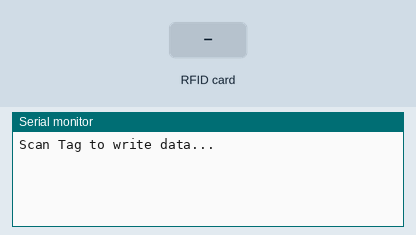
Simulated run of this sketch. Board: Arduino Uno, built with avr-gcc and run on an emulated ATmega328P. On the bench: the last lines printed to the serial monitor. Inputs (shaded band) come from the test bench.

Above: at 1.2 s.
1.3 s: RFID card 5E 7A 19 C4 held to the reader
At 1.42 s:
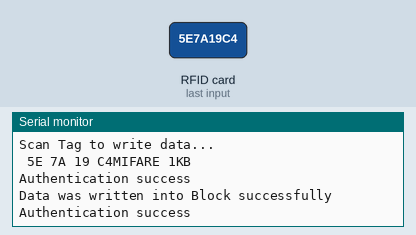
At 2.9 s:
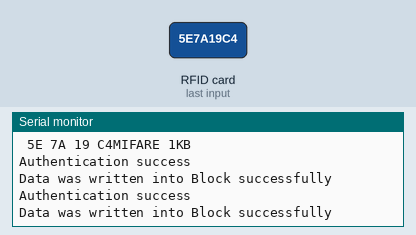

The sketch:

write.ino
```cpp
#include <SPI.h>
#include <MFRC522.h>

/*Using Hardware SPI of Arduino */
/*MOSI (11), MISO (12) and SCK (13) are fixed */
/*You can configure SS and RST Pins*/
#define SS_PIN 10  /* Slave Select Pin */
#define RST_PIN 7  /* Reset Pin */

/* Create an instance of MFRC522 */
MFRC522 mfrc522(SS_PIN, RST_PIN);
/* Create an instance of MIFARE_Key */
MFRC522::MIFARE_Key key;

/* Set the block to which we want to write data */
/* Be aware of Sector Trailer Blocks */
int blockNum = 2;
/* Create an array of 16 Bytes and fill it with data */
/* This is the actual data which is going to be written into the card */
byte blockData [16] = {"fvW33kDcN4a1pSCP"};
byte blockData2 [16] = {"xsnEyoZjBfk2"};

/* Create another array to read data from Block */
/* Legthn of buffer should be 2 Bytes more than the size of Block (16 Bytes) */
byte bufferLen = 18;
byte readBlockData[18];

MFRC522::StatusCode status;

void setup()
{
  /* Initialize serial communications with the PC */
  Serial.begin(9600);
  /* Initialize SPI bus */
  SPI.begin();
  /* Initialize MFRC522 Module */
  mfrc522.PCD_Init();
  Serial.println("Scan Tag to write data...");
}

void loop()
{
  /* Prepare the ksy for authentication */
  /* All keys are set to FFFFFFFFFFFFh at chip delivery from the factory */
  for (byte i = 0; i < 6; i++)
  {
    key.keyByte[i] = 0xFF;
  }
  /* Look for new cards */
  /* Reset the loop if no new card is present on RC522 Reader */
  if ( ! mfrc522.PICC_IsNewCardPresent())
  {
    return;
  }

  /* Select one of the cards */
  if ( ! mfrc522.PICC_ReadCardSerial())
  {
    return;
  }


  for (byte i = 0; i < mfrc522.uid.size; i++)
  {
    Serial.print(mfrc522.uid.uidByte[i] < 0x10 ? " 0" : " ");
    Serial.print(mfrc522.uid.uidByte[i], HEX);
  }

  MFRC522::PICC_Type piccType = mfrc522.PICC_GetType(mfrc522.uid.sak);
  Serial.println(mfrc522.PICC_GetTypeName(piccType));

   WriteDataToBlock(1, blockData);
   WriteDataToBlock(2, blockData2);
}


void WriteDataToBlock(int blockNum, byte blockData[])
{
  /* Authenticating the desired data block for write access using Key A */
  status = mfrc522.PCD_Authenticate(MFRC522::PICC_CMD_MF_AUTH_KEY_A, blockNum, &key, &(mfrc522.uid));
  if (status != MFRC522::STATUS_OK)
  {
    Serial.print("Authentication failed for Write: ");
    Serial.println(mfrc522.GetStatusCodeName(status));
    return;
  }
  else
  {
    Serial.println("Authentication success");
  }


  /* Write data to the block */
  status = mfrc522.MIFARE_Write(blockNum, blockData, 16);
  if (status != MFRC522::STATUS_OK)
  {
    Serial.print("Writing to Block failed: ");
    Serial.println(mfrc522.GetStatusCodeName(status));
    return;
  }
  else
  {
    Serial.println("Data was written into Block successfully");
  }

}
```

Measured:
- after the input at 1.3 s, the serial monitor: prints a new line at once (image 1)
